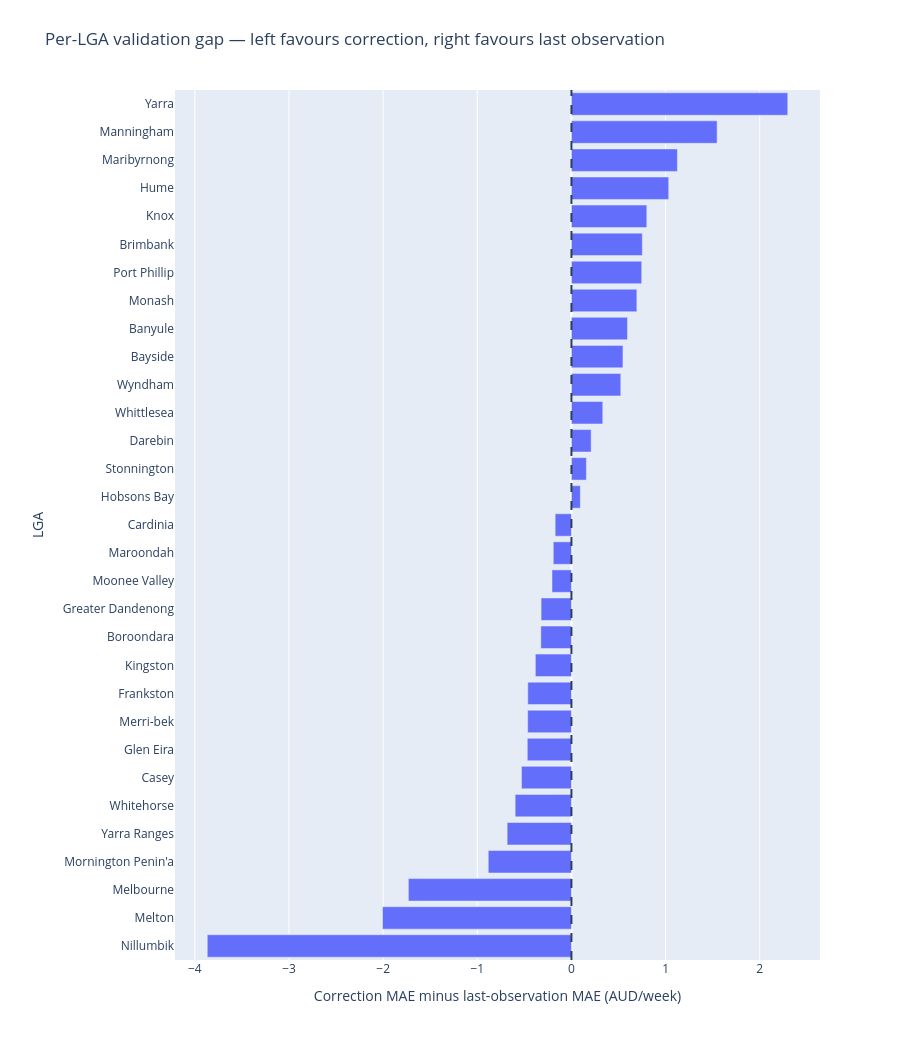

Notebook cell for this chart:
### Markdown cell above
## 9. Chart: per-LGA change in MAE relative to last observation

A negative bar favours the new candidate; a positive bar favours last observation. These are descriptive validation comparisons, not permission to pick area-specific winners from the same evaluated outcomes.

### Code cell
lgchart=paired.sort_values(['correction_minus_last_mae_aud_week','rental_area_name'])
fig=px.bar(lgchart,x='correction_minus_last_mae_aud_week',y='rental_area_name',orientation='h',
    labels={'rental_area_name':'LGA','correction_minus_last_mae_aud_week':'Correction MAE minus last-observation MAE (AUD/week)'},
    hover_data={'correction_mae':':.4f','last_observation_mae':':.4f'},
    title='Per-LGA validation gap — left favours correction, right favours last observation')
fig.add_vline(x=0,line_dash='dash')
fig.update_layout(height=1050,margin=dict(l=175,t=90,b=90),yaxis=dict(categoryorder='array',categoryarray=lgchart.rental_area_name.tolist()))
figures['03_correction_gap_by_lga.html']=fig;fig.show()

### Figure 1 — Plotly figure (JSON) as saved in the notebook; plotly's stock layout.template omitted (floating-point values rounded to 4 significant figures)
{"data": [{"customdata": [[16.61, 20.47], [18.47, 20.47], [26.69, 28.42], [9.643, 10.53], [10.32, 11.0], [14.4, 15.0], [7.574, 8.105], [12.79, 13.26], [9.009, 9.474], [5.273, 5.737], [7.564, 7.947], [10.99, 11.32], [6.73, 7.053], [14.32, 14.53], [6.649, 6.842], [6.722, 6.895], [9.305, 9.211], [14.9, 14.74], [8.63, 8.421], [5.28, 4.947], [5.682, 5.158], [10.81, 10.26], [9.542, 8.947], [14.38, 13.68], [14.43, 13.68], [6.069, 5.316], [5.537, 4.737], [6.296, 5.263], [14.07, 12.95], [13.13, 11.58], [16.51, 14.21]], "hovertemplate": "Correction MAE minus last-observation MAE (AUD/week)=%{x}<br>LGA=%{y}<br>correction_mae=%{customdata[0]:.4f}<br>last_observation_mae=%{customdata[1]:.4f}<extra></extra>", "legendgroup": "", "marker": {"color": "#636efa", "pattern": {"shape": ""}}, "name": "", "orientation": "h", "showlegend": false, "textposition": "auto", "type": "bar", "x": [-3.868, -2.007, -1.732, -0.8835, -0.6829, -0.5979, -0.5308, -0.4689, -0.4649, -0.4635, -0.3833, -0.3251, -0.3225, -0.2065, -0.193, -0.1731, 0.09446, 0.1588, 0.2092, 0.3329, 0.5241, 0.5471, 0.5951, 0.6948, 0.7462, 0.7527, 0.8003, 1.033, 1.125, 1.547, 2.298], "xaxis": "x", "y": ["Nillumbik", "Melton", "Melbourne", "Mornington Penin'a", "Yarra Ranges", "Whitehorse", "Casey", "Glen Eira", "Merri-bek", "Frankston", "Kingston", "Boroondara", "Greater Dandenong", "Moonee Valley", "Maroondah", "Cardinia", "Hobsons Bay", "Stonnington", "Darebin", "Whittlesea", "Wyndham", "Bayside", "Banyule", "Monash", "Port Phillip", "Brimbank", "Knox", "Hume", "Maribyrnong", "Manningham", "Yarra"], "yaxis": "y"}], "layout": {"barmode": "relative", "height": 1050, "legend": {"tracegroupgap": 0}, "margin": {"b": 90, "l": 175, "t": 90}, "shapes": [{"line": {"dash": "dash"}, "type": "line", "x0": 0, "x1": 0, "xref": "x", "y0": 0, "y1": 1, "yref": "y domain"}], "title": {"text": "Per-LGA validation gap — left favours correction, right favours last observation"}, "xaxis": {"anchor": "y", "domain": [0, 1], "title": {"text": "Correction MAE minus last-observation MAE (AUD/week)"}}, "yaxis": {"anchor": "x", "categoryarray": ["Nillumbik", "Melton", "Melbourne", "Mornington Penin'a", "Yarra Ranges", "Whitehorse", "Casey", "Glen Eira", "Merri-bek", "Frankston", "Kingston", "Boroondara", "Greater Dandenong", "Moonee Valley", "Maroondah", "Cardinia", "Hobsons Bay", "Stonnington", "Darebin", "Whittlesea", "Wyndham", "Bayside", "Banyule", "Monash", "Port Phillip", "Brimbank", "Knox", "Hume", "Maribyrnong", "Manningham", "Yarra"], "categoryorder": "array", "domain": [0, 1], "title": {"text": "LGA"}}}}
